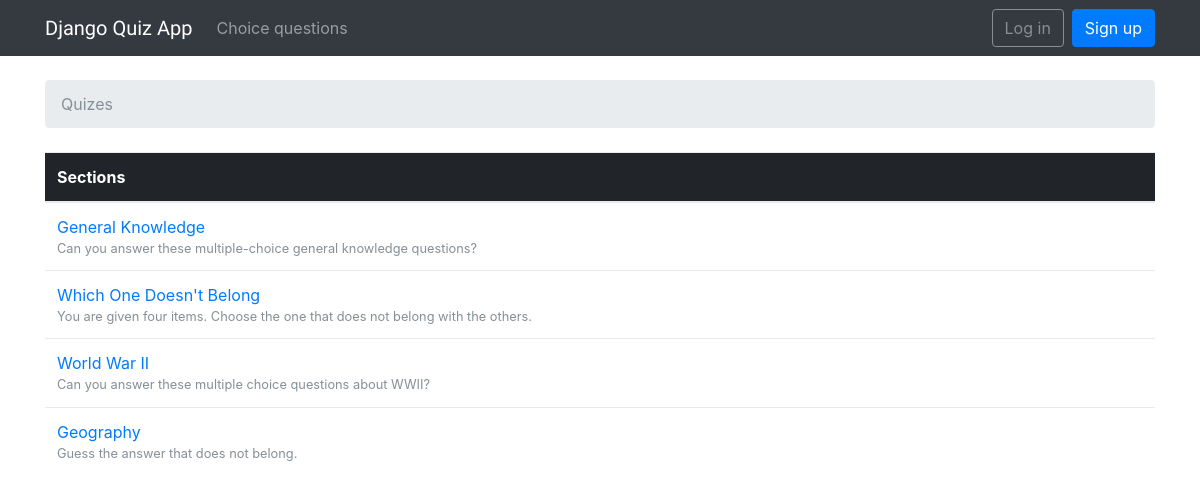
The page / on the database its author committed.
### boards/models.py (models this page shows, shortened)
class Quiz(models.Model):
    name = models.CharField(max_length=30, unique=True)
    description = models.CharField(max_length=100)

### boards/views.py (the view)
# urls.py: url(r'^$', views.QuizListView.as_view(), name='home'),
class QuizListView(ListView):
    model = Quiz
    context_object_name = 'quizes'
    template_name = 'home.html'

### templates/home.html
{% extends 'base.html' %}
{% load humanize %}
{% block breadcrumb %}
  <li class="breadcrumb-item active">Quizes</li>
{% endblock %}
{% block content %}
  <table class="table">
    <thead class="thead-inverse">
      <tr>
        <th>Sections</th>
      </tr>
    </thead>
    <tbody>
      {% for quiz in quizes %}
        <tr>
          <td>
            <a href="{% url 'quiz_questions' quiz.pk %}">{{ quiz.name }}</a>
            <small class="text-muted d-block">{{ quiz.description }}</small>
          </td>
        </tr>
      {% endfor %}
    </tbody>
  </table>
{% endblock %}

### static/css/app.css (style rules this page uses)
html, body { height: 100%; }

### rows shown on the page
Quiz: name "General Knowledge", description "Can you answer these multiple-choice general knowledge questions?"
Quiz: name "Which One Doesn't Belong", description "You are given four items. Choose the one that does not belong with the others."
Quiz: name "World War II", description "Can you answer these multiple choice questions about WWII?"
Quiz: name "Geography", description "Guess the answer that does not belong."
